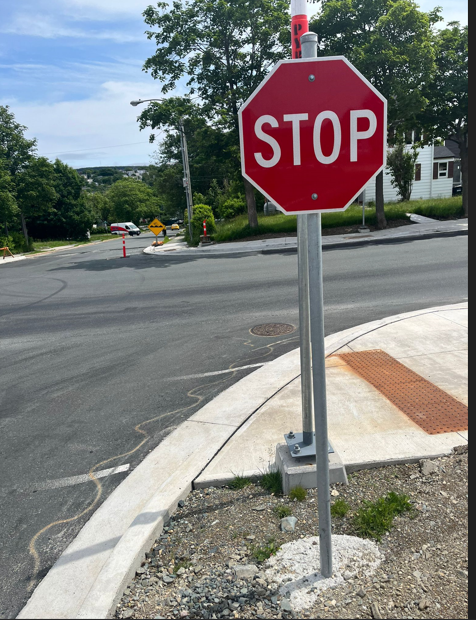
#> input picture pic1.png, 476 x 620 px
$ python Project.py
#> lines starting #> are read from the running program, lines starting #| are printed output that depends on the picture; after the words box and inside, x2 and y2 are one past the last pixel; in counts of white or black regions, pixels touching at a corner belong together
#> in main, image is the input picture: shape (620, 476, 3); mean B, G, R 125.6, 127.7, 127.4
import cv2
import numpy as np

def convert_to_sow(image):
###Convert RGB image to Saturation-Hue-Brightness (S-H-W*) space.
    hsv_image = cv2.cvtColor(image, cv2.COLOR_RGB2HSV)
#> hsv_image: shape (620, 476, 3); mean H, S, V 71.1, 53.4, 139.5
    return hsv_image


def extract_red_regions(hsv_image):
###Extract red regions based on S-H-W* color space.
    lower_red = np.array([0, 70, 50])
    upper_red = np.array([15, 255, 255])
    lower_red2 = np.array([165, 70, 50])
    upper_red2 = np.array([185, 255, 255])
    mask1 = cv2.inRange(hsv_image, lower_red, upper_red)
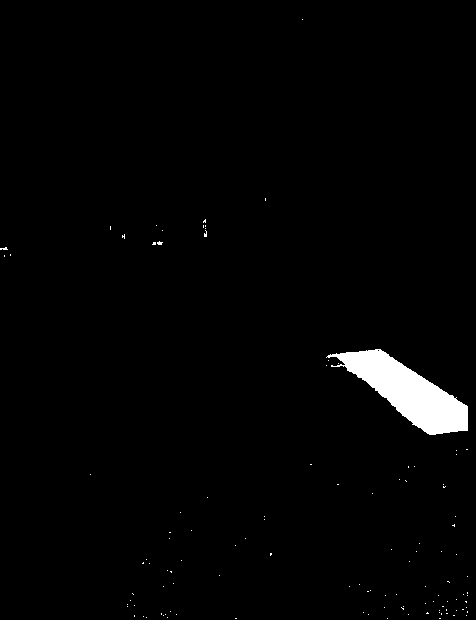
#> mask1: shape (620, 476); 1.8% white; 114 white regions (113 under 20 px), largest, box (x1, y1, x2, y2) and area: (326, 349, 468, 435) 5125
    mask2 = cv2.inRange(hsv_image, lower_red2, upper_red2)
#> mask2: shape (620, 476); 5.2% white; 13 white regions (7 under 20 px), largest, box (x1, y1, x2, y2) and area: (242, 60, 384, 212) 14052, (291, 15, 308, 59) 477, (320, 118, 334, 157) 468, (357, 117, 370, 132) 177, (111, 226, 129, 232) 57, (123, 246, 126, 258) 32
    mask = cv2.bitwise_or(mask1, mask2)
#> mask: shape (620, 476); 7% white; 118 white regions (110 under 20 px), largest, box (x1, y1, x2, y2) and area: (242, 60, 384, 212) 14052, (326, 349, 468, 435) 5125, (291, 15, 308, 59) 478
    kernel = np.ones((3,3), np.uint8)
    mask = cv2.medianBlur(mask, 5)
#> mask: shape (620, 476); 6.9% white; 10 white regions (3 under 20 px), largest, box (x1, y1, x2, y2) and area: (242, 60, 384, 212) 14088, (330, 349, 468, 435) 5093, (291, 15, 308, 58) 494
    mask = cv2.morphologyEx(mask, cv2.MORPH_CLOSE, kernel)
#> mask: shape (620, 476); 6.9% white; 10 white regions (3 under 20 px)
    return mask

def detect_stop_sign(image, mask):
### Detect and extract the stop sign using contour detection.
    contours, _ = cv2.findContours(mask, cv2.RETR_TREE, cv2.CHAIN_APPROX_SIMPLE)
#> contours = 16 contours, 5 with area under 20; largest, box (x1, y1, x2, y2) and area: (242, 60, 384, 212) 17058, (330, 349, 468, 435) 4942, (312, 110, 342, 165) 1295, (349, 109, 378, 162) 912, (254, 114, 282, 168) 718
    stop_sign_images = []
    for contour in contours:
        approx = cv2.approxPolyDP(contour, 0.01 * cv2.arcLength(contour, True), True)
        if len(approx) == 8 and cv2.isContourConvex(approx):  # Check if the contour has 8 sides and is convex (octagon)
            x, y, w, h = cv2.boundingRect(approx)
            stop_sign_image = image[y:y+h, x:x+w]
            stop_sign_images.append(stop_sign_image)
            cv2.drawContours(image, [approx], 0, (0, 255, 0), 3)
#> this loop made 16 passes
#> (x, y, w, h) on passes 7, 8, 15: (242, 60, 142, 152), (312, 194, 5, 5), (308, 75, 7, 7)
#> approx on passes 2 to 5: [[123, 248], [123, 255], [125, 255], [125, 248]], [[159, 242], [159, 244], [160, 244], [160, 242]], [[122, 235], [122, 236], [124, 236], [124, 235]], [[204, 232], [204, 234], [206, 234], [206, 232]]
#> image: shape (620, 476, 3); mean R, G, B 126.3, 129.1, 124.9
#> after the loop, stop_sign_images = 3 items
    return stop_sign_images, image

def main(image_path):
### Main function to process the image.
    image = cv2.imread(image_path)
    image = cv2.cvtColor(image, cv2.COLOR_BGR2RGB)  # Convert from BGR to RGB
    hsv_image = convert_to_sow(image)
    mask = extract_red_regions(hsv_image)


    stop_sign_images, result_image = detect_stop_sign(image, mask)
#> stop_sign_images = 3 items
    result_image =cv2.cvtColor(result_image, cv2.COLOR_BGR2RGB)

    if stop_sign_images:
        for i, stop_sign_image in enumerate(stop_sign_images):
            stop_sign_image = cv2.cvtColor(stop_sign_image, cv2.COLOR_RGB2BGR)
#> this loop made 3 passes

    else:
        print("No stop sign detected.")
    cv2.imshow('Tested Image with all contours detected', result_image)
    cv2.waitKey(0)
    cv2.destroyAllWindows()


# Replace 'path_to_image.jpg' with your image file path
main('pic1.png')
main('pic2.png')
#> call 2 of main, with image_path = 'pic2.png'
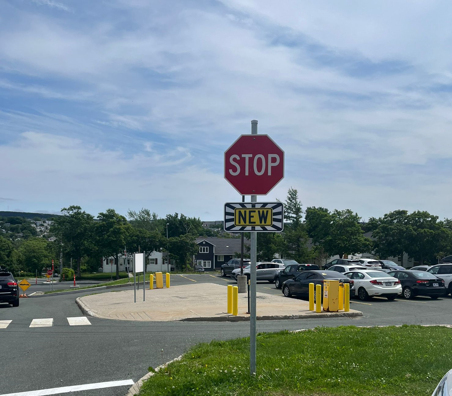
#> input picture pic2.png, 452 x 396 px
#> in main, image is the input picture: shape (396, 452, 3); mean B, G, R 146.7, 140.9, 124.3
#> in convert_to_sow (call 2), `hsv_image = cv2.cvtColor(image, cv2.COLOR_RGB2HSV)`: hsv_image: shape (396, 452, 3); mean H, S, V 88.5, 76.7, 157.2
#> in extract_red_regions (call 2), `mask1 = cv2.inRange(hsv_image, lower_red, upper_red)`: mask1: shape (396, 452); 0.05% white in thin lines or dots, all inside (x1, y1, x2, y2) = (17, 256, 346, 314)
#> in extract_red_regions (call 2), `mask2 = cv2.inRange(hsv_image, lower_red2, upper_red2)`: mask2: shape (396, 452); 1.3% white; 17 white regions (10 under 20 px), largest, box (x1, y1, x2, y2) and area: (225, 136, 283, 194) 2176, (257, 158, 262, 172) 64, (7, 282, 17, 285) 27
#> in extract_red_regions (call 2), `mask = cv2.bitwise_or(mask1, mask2)`: mask: shape (396, 452); 1.4% white; 32 white regions (24 under 20 px), largest, box (x1, y1, x2, y2) and area: (225, 136, 283, 194) 2176, (257, 158, 262, 172) 64, (47, 265, 54, 276) 38
#> in extract_red_regions (call 2), `mask = cv2.medianBlur(mask, 5)`:
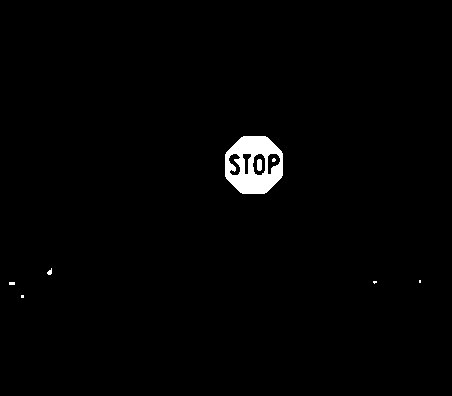
#> mask: shape (396, 452); 1.3% white; 8 white regions (5 under 20 px), largest, box (x1, y1, x2, y2) and area: (225, 136, 283, 194) 2206, (257, 159, 262, 171) 56, (47, 268, 52, 275) 22
#> in extract_red_regions (call 2), `mask = cv2.morphologyEx(mask, cv2.MORPH_CLOSE, kernel)`: mask: shape (396, 452); 1.3% white; 8 white regions (5 under 20 px)
#> in detect_stop_sign (call 2), `contours, _ = cv2.findContours(mask, cv2.RETR_TREE, cv2.CHAIN_APPROX_S..`: contours = 12 contours, 6 with area under 20; largest, box (x1, y1, x2, y2) and area: (225, 136, 283, 194) 2696, (252, 153, 266, 176) 234, (267, 153, 281, 175) 178, (228, 153, 241, 176) 156, (242, 153, 252, 175) 106, (257, 159, 262, 171) 42
#> the loop in detect_stop_sign (call 2), `for contour in contours:` made 12 passes
#> (x, y, w, h) on passes 6, 10: (225, 136, 58, 58), (257, 159, 5, 12)
#> approx on passes 1, 2, 4: [[21, 295], [21, 297], [23, 297], [23, 295]], [[9, 282], [9, 284], [14, 284], [14, 282]], [[419, 280], [419, 282], [420, 282], [420, 280]]
#> after the loop in detect_stop_sign (call 2), `for contour in contours:`:
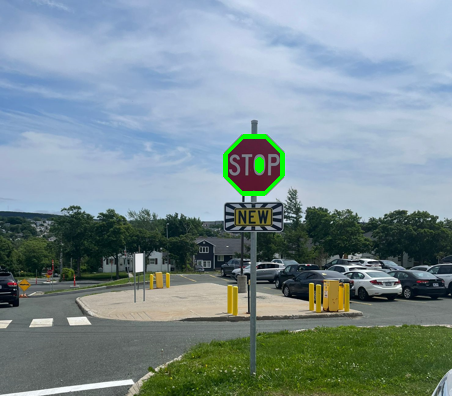
#> image: shape (396, 452, 3); mean R, G, B 123.8, 141.9, 146.3
#> after the loop in detect_stop_sign (call 2), `for contour in contours:`: stop_sign_images = 2 items
#> the loop in main (call 2), `for i, stop_sign_image in enumerate(stop_sign_images):` made 2 passes
main('pic3.png')
#> call 3 of main, with image_path = 'pic3.png'
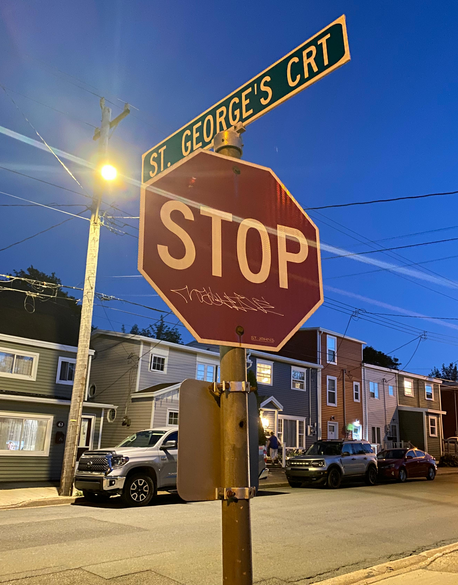
#> input picture pic3.png, 458 x 585 px
#> in main, image is the input picture: shape (585, 458, 3); mean B, G, R 116.8, 103.7, 101.6
#> in convert_to_sow (call 3), `hsv_image = cv2.cvtColor(image, cv2.COLOR_RGB2HSV)`: hsv_image: shape (585, 458, 3); mean H, S, V 63, 135.9, 148.9
#> in extract_red_regions (call 3), `mask1 = cv2.inRange(hsv_image, lower_red, upper_red)`: mask1: shape (585, 458); 13.2% white; 536 white regions (503 under 20 px), largest, box (x1, y1, x2, y2) and area: (138, 150, 323, 361) 24353, (173, 379, 214, 502) 3116, (321, 337, 363, 442) 2645
#> in extract_red_regions (call 3), `mask2 = cv2.inRange(hsv_image, lower_red2, upper_red2)`: mask2: shape (585, 458); 0.62% white; 92 white regions (89 under 20 px), largest, box (x1, y1, x2, y2) and area: (263, 286, 320, 347) 1324, (321, 342, 326, 363) 76, (314, 263, 318, 282) 45
#> in extract_red_regions (call 3), `mask = cv2.bitwise_or(mask1, mask2)`: mask: shape (585, 458); 13.8% white; 534 white regions (502 under 20 px), largest, box (x1, y1, x2, y2) and area: (138, 150, 323, 361) 25818, (173, 379, 214, 502) 3116, (321, 332, 363, 442) 2831
#> in extract_red_regions (call 3), `mask = cv2.medianBlur(mask, 5)`: mask: shape (585, 458); 13.2% white; 41 white regions (19 under 20 px), largest, box (x1, y1, x2, y2) and area: (138, 150, 323, 352) 26145, (176, 379, 213, 501) 3126, (321, 334, 363, 442) 2871
#> in extract_red_regions (call 3), `mask = cv2.morphologyEx(mask, cv2.MORPH_CLOSE, kernel)`: mask: shape (585, 458); 13.3% white; 36 white regions (15 under 20 px)
#> in detect_stop_sign (call 3), `contours, _ = cv2.findContours(mask, cv2.RETR_TREE, cv2.CHAIN_APPROX_S..`: contours = 57 contours, 22 with area under 20; largest, box (x1, y1, x2, y2) and area: (138, 150, 323, 352) 27485, (321, 334, 363, 442) 3004, (176, 379, 213, 501) 2982, (397, 374, 458, 459) 2212, (325, 374, 338, 407) 350
#> the loop in detect_stop_sign (call 3), `for contour in contours:` made 57 passes
#> (x, y, w, h) on passes 32, 36, 37, 38, 54: (430, 412, 5, 5), (325, 374, 13, 33), (138, 150, 185, 202), (238, 329, 5, 5), (235, 169, 5, 5)
#> approx on passes 1, 3, 5, 9, 10, 11: [[249, 584], [250, 584]], [[247, 532]], [[247, 503], [247, 505], [248, 505], [248, 503]], [[374, 462], [375, 462]], [[418, 459], [419, 459]], [[264, 459], [264, 461], [266, 461], [266, 459]]
#> after the loop in detect_stop_sign (call 3), `for contour in contours:`:
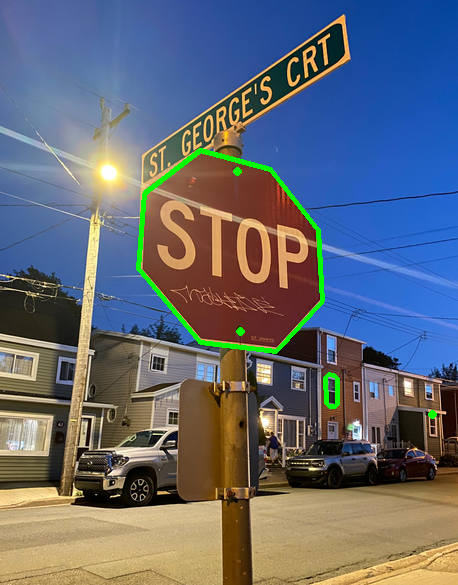
#> image: shape (585, 458, 3); mean R, G, B 99.5, 105.4, 115.5
#> after the loop in detect_stop_sign (call 3), `for contour in contours:`: stop_sign_images = 5 items
#> the loop in main (call 3), `for i, stop_sign_image in enumerate(stop_sign_images):` made 5 passes
#> pass 3, in main (call 3), `stop_sign_image = cv2.cvtColor(stop_sign_image, cv2.COLOR_RGB2BGR)`:
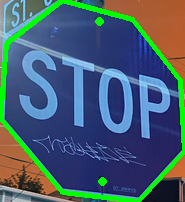
#> stop_sign_image: shape (202, 185, 3); mean R, G, B 69.9, 95.4, 110.3
